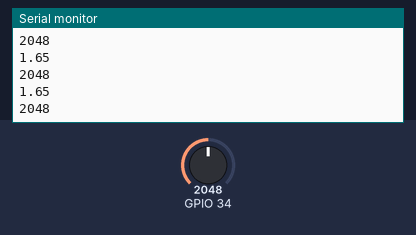
Recording of a sketch running on a simulated ESP32. Shown: the last lines printed to the serial monitor. Inputs (shaded band) come from the test bench; at power-on: GPIO 34 = 2048.

Above: at 1.3 s.
1.4 s: GPIO 34 set to 2866
At 1.9 s:
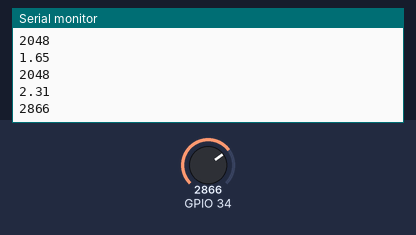
2.9 s: GPIO 34 set to 3603
At 3.4 s:
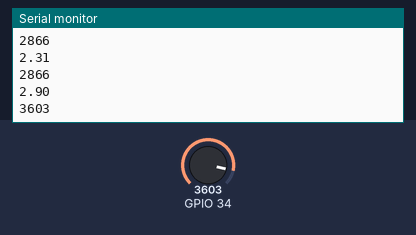
Timing chart, 0 to 5.9 s (numbered marks = the images above; inputs shaded):
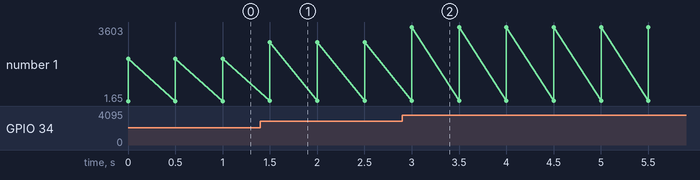

Measured:
- after the input at 1.4 s, the serial monitor: prints a new line after 0.10 s (image 1)
- after the input at 2.9 s, the serial monitor: prints a new line after 0.10 s (image 2)
- plotted number 1: 2048 → 2866 after the input at 1.4 s, 2866 → 3603 after the input at 2.9 s

The sketch:

pH_sensor.ino
```cpp
int pH_Value;
float Voltage;

void setup()
{
  Serial.begin(115200);
  pinMode(pH_Value, INPUT);
}

void loop()
{
  pH_Value = analogRead(34);
  Voltage = pH_Value * (3.3 / 4095.0);
  Serial.println(Voltage);
  Serial.println(pH_Value);
  delay(500);
}
```
